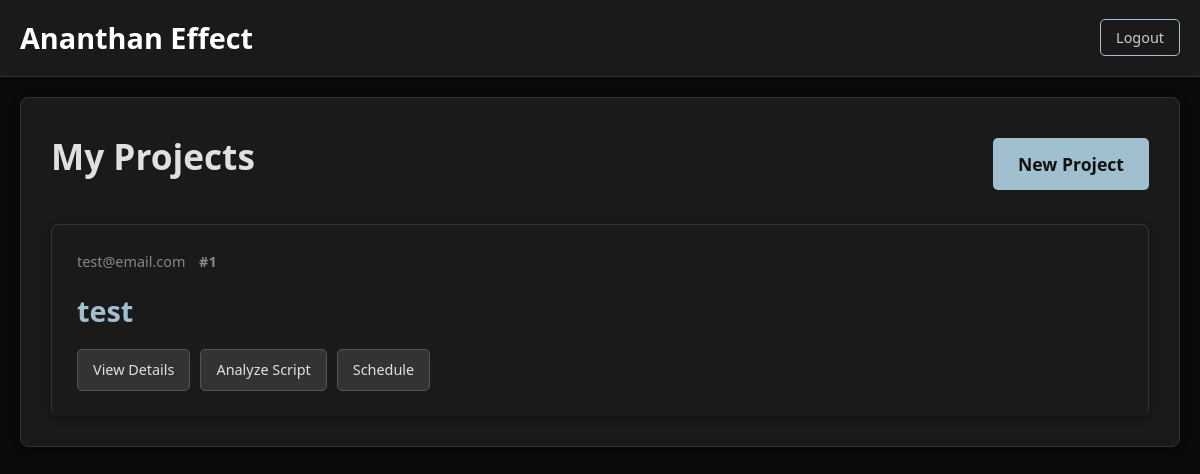
The page /projects (signed in) on the database its author committed.
### app.py (models this page shows)
class Project(db.Model):
    id = db.Column(db.Integer, primary_key=True)
    name = db.Column(db.String(100), nullable=False)
    script_file_name = db.Column(db.String(200), nullable=False)
    analysis_json = db.Column(db.Text, nullable=True)
    genre = db.Column(db.String(50), nullable=True) # New column
    logline = db.Column(db.Text, nullable=True) # New column for AI-generated logline
    forecasted_budget = db.Column(db.Float, nullable=True, default=0.0) # New column for forecasted budget
    user_id = db.Column(db.Integer, db.ForeignKey('user.id'), nullable=False)
    expenses = db.relationship('Expense', backref='project', lazy=True)

class User(db.Model, UserMixin):
    id = db.Column(db.Integer, primary_key=True)
    email = db.Column(db.String(120), unique=True, nullable=False)
    password = db.Column(db.String(60), nullable=False)
    projects = db.relationship('Project', backref='author', lazy=True)

### app.py (the view)
@app.route("/projects", methods=['GET'])
@login_required
def list_projects():
    projects = Project.query.filter_by(author=current_user).all()
    return render_template('projects.html', projects=projects)

### app.py (called while the page is built)
@login_manager.user_loader
def load_user(user_id):
    return User.query.get(int(user_id))

### templates/projects.html
{% extends "layout.html" %}
{% block content %}
    <div class="container">
        <div class="section">
            <div class="section-header">
                <h2>My Projects</h2>
                <a href="{{ url_for('create_project') }}" class="btn btn-primary">New Project</a>
            </div>
            <div class="project-grid">
                {% for project in projects %}
                    <div class="project-card">
                        <div class="project-meta">
                            <span class="project-author">{{ project.author.email }}</span>
                            <span class="project-id">#{{ project.id }}</span>
                        </div>
                        <h3><a class="project-title" href="{{ url_for('project_detail', project_id=project.id) }}">{{ project.name }}</a></h3>
                        <div class="project-actions">
                            <a href="{{ url_for('project_detail', project_id=project.id) }}" class="btn btn-secondary">View Details</a>
                            <a href="{{ url_for('script_analysis', project_id=project.id) }}" class="btn btn-secondary">Analyze Script</a>
                            <a href="{{ url_for('schedule', project_id=project.id) }}" class="btn btn-secondary">Schedule</a>
                        </div>
                    </div>
                {% endfor %}
            </div>
        </div>
    </div>
{% endblock content %}

### static/style.css (style rules this page uses)
body { font-family: 'Segoe UI', Tahoma, Geneva, Verdana, sans-serif; background-color: #0a0a0a; color: #e0e0e0; margin: 0; padding: 0; line-height: 1.6; font-size: 16px; }
.container { max-width: 1200px; margin: 0 auto; padding: 20px; display: flex; flex-direction: column; gap: 30px; }
.section { background-color: #1a1a1a; border: 1px solid #333; border-radius: 8px; padding: 30px; box-shadow: 0 2px 8px rgba(0, 0, 0, 0.3); }
.section h2 { margin-top: 0; color: #e0e0e0; border: none; padding-bottom: 15px; margin-bottom: 20px; font-size: 2rem; font-weight: 600; }
.btn-primary { background-color: #a0c0d0; color: #121212; padding: 12px 25px; border: none; border-radius: 5px; cursor: pointer; font-size: 1.1rem; font-weight: bold; transition: background-color 0.3s ease, transform 0.2s ease; text-decoration: none; }
.section-header { display: flex; justify-content: space-between; align-items: center; margin-bottom: 10px; border: none; padding-bottom: 15px; }
.section-header h2 { margin: 0; font-size: 2.2rem; color: #e0e0e0; }
.project-grid { display: grid; grid-template-columns: repeat(auto-fit, minmax(300px, 1fr)); gap: 25px; }
.project-card { background-color: #1a1a1a; border: 1px solid #333; border-radius: 8px; padding: 25px; box-shadow: 0 2px 8px rgba(0, 0, 0, 0.3); transition: transform 0.3s ease, box-shadow 0.3s ease; display: flex; flex-direction: column; border-bottom: none; }
.project-meta { font-size: 0.9rem; color: #888; margin-bottom: 15px; }
.project-author { margin-right: 10px; }
.project-id { font-weight: bold; }
.project-card h3 { font-size: 1.8rem; margin: 0; padding: 0; margin-bottom: 15px; }
.project-card .project-title { color: #a0c0d0; text-decoration: none; transition: color 0.3s ease; }
.project-actions { display: flex; gap: 10px; margin-top: auto; flex-wrap: wrap; }
.btn-secondary { background-color: #333; color: #e0e0e0; padding: 8px 15px; border: 1px solid #555; border-radius: 5px; text-decoration: none; font-size: 0.9rem; transition: background-color 0.3s ease, border-color 0.3s ease; }

### rows shown on the page
Project: author.email "test@email.com", id "1", name "test"
